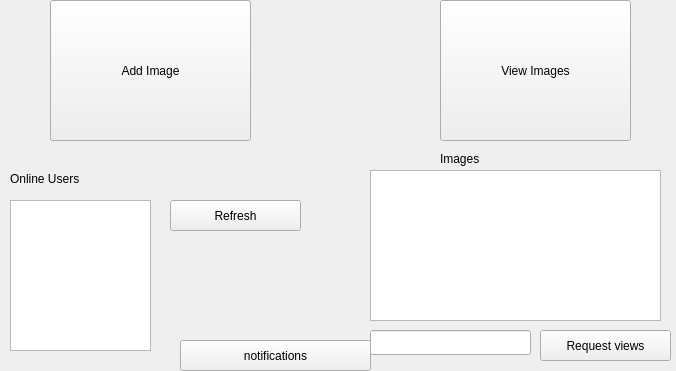
<?xml version="1.0" encoding="UTF-8"?>
<ui version="4.0">
 <class>MainWidget</class>
 <widget class="QWidget" name="MainWidget">
  <property name="geometry">
   <rect>
    <x>0</x>
    <y>0</y>
    <width>676</width>
    <height>371</height>
   </rect>
  </property>
  <property name="windowTitle">
   <string>MainWidget</string>
  </property>
  <widget class="QPushButton" name="AddImageButton">
   <property name="geometry">
    <rect>
     <x>50</x>
     <y>0</y>
     <width>201</width>
     <height>141</height>
    </rect>
   </property>
   <property name="text">
    <string>Add Image</string>
   </property>
  </widget>
  <widget class="QPushButton" name="ViewImageButton">
   <property name="geometry">
    <rect>
     <x>440</x>
     <y>0</y>
     <width>191</width>
     <height>141</height>
    </rect>
   </property>
   <property name="text">
    <string>View Images</string>
   </property>
  </widget>
  <widget class="QListWidget" name="listWidget">
   <property name="geometry">
    <rect>
     <x>10</x>
     <y>200</y>
     <width>141</width>
     <height>151</height>
    </rect>
   </property>
  </widget>
  <widget class="QLabel" name="label">
   <property name="geometry">
    <rect>
     <x>10</x>
     <y>170</y>
     <width>211</width>
     <height>17</height>
    </rect>
   </property>
   <property name="text">
    <string>Online Users</string>
   </property>
  </widget>
  <widget class="QPushButton" name="pushButton">
   <property name="geometry">
    <rect>
     <x>540</x>
     <y>330</y>
     <width>131</width>
     <height>31</height>
    </rect>
   </property>
   <property name="text">
    <string>Request views</string>
   </property>
  </widget>
  <widget class="QLineEdit" name="lineEdit">
   <property name="geometry">
    <rect>
     <x>370</x>
     <y>330</y>
     <width>161</width>
     <height>25</height>
    </rect>
   </property>
  </widget>
  <widget class="QListWidget" name="listWidget_2">
   <property name="geometry">
    <rect>
     <x>370</x>
     <y>170</y>
     <width>291</width>
     <height>151</height>
    </rect>
   </property>
  </widget>
  <widget class="QLabel" name="label_2">
   <property name="geometry">
    <rect>
     <x>440</x>
     <y>150</y>
     <width>211</width>
     <height>17</height>
    </rect>
   </property>
   <property name="text">
    <string>Images</string>
   </property>
  </widget>
  <widget class="QPushButton" name="pushButton_2">
   <property name="geometry">
    <rect>
     <x>170</x>
     <y>200</y>
     <width>131</width>
     <height>31</height>
    </rect>
   </property>
   <property name="text">
    <string>Refresh</string>
   </property>
  </widget>
  <widget class="QPushButton" name="pushButton_3">
   <property name="geometry">
    <rect>
     <x>180</x>
     <y>340</y>
     <width>191</width>
     <height>31</height>
    </rect>
   </property>
   <property name="text">
    <string>notifications</string>
   </property>
  </widget>
 </widget>
 <resources/>
 <connections/>
</ui>
